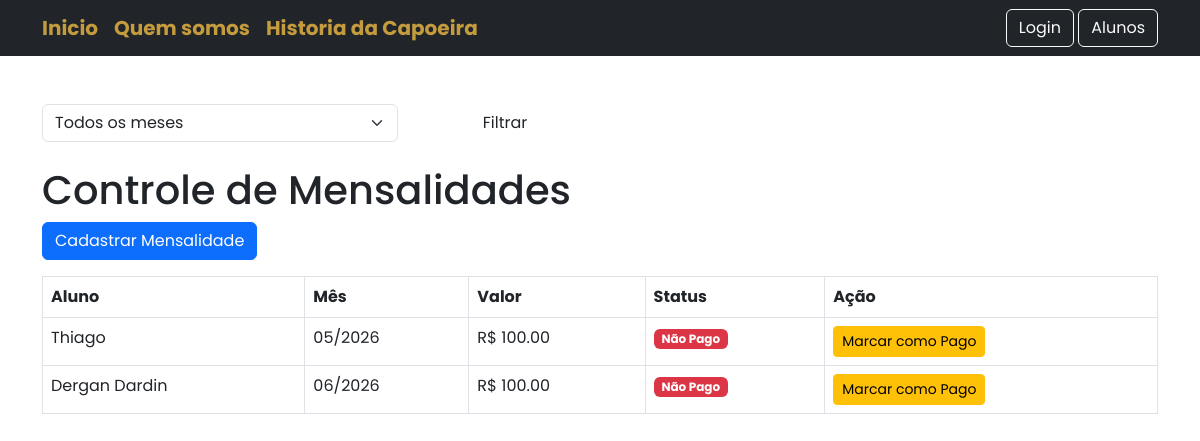
Page /mensalidades/ on the earlier database version.
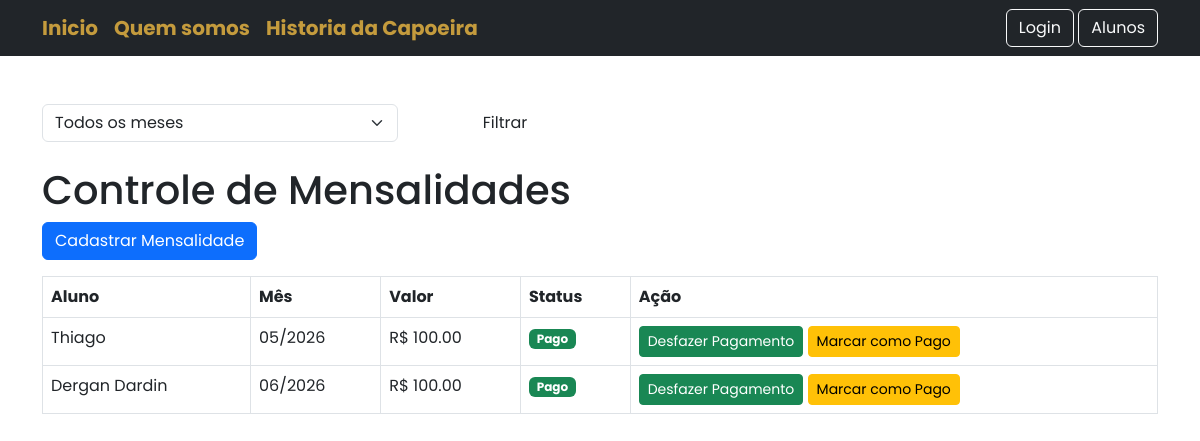
Same page on the later database version.
### app_management/models.py (models this page shows, shortened)
class Mensalidade(models.Model):
    STATUS_CHOICES = [
        ('PENDENTE', 'Não pago'),
        ('PAGO', 'Pago'),
    ]
    aluno = models.ForeignKey(Aluno, on_delete=models.CASCADE)
    valor = models.DecimalField(max_digits=8, decimal_places=2)
    mes_referencia = models.CharField(max_length=7)  # ex: 04/2026
    status = models.CharField(max_length=10, choices=STATUS_CHOICES, default='PENDENTE')
    data_pagamento = models.DateField(null=True, blank=True)
    observacao = models.TextField(blank=True, null=True)
    class Meta:
        unique_together = ['aluno', 'mes_referencia']

class Aluno(models.Model):
    nome = models.CharField(max_length=100)
    idade = models.IntegerField()
    telefone = models.CharField(max_length=20)
    data_cadastro = models.DateField(auto_now_add=True)

### app_management/views.py (the view)
def listar_mensalidades(request):
    total_alunos = Aluno.objects.count()
    total_pagas = Mensalidade.objects.filter(status='PAGO').count()
    total_pendentes = Mensalidade.objects.filter(status='PENDENTE').count()
    mensalidades = Mensalidade.objects.all()
    mes_filtro = request.GET.get('mes')
    total_recebido = Mensalidade.objects.filter(status='PAGO').aggregate(total=Sum('valor'))['total'] or 0
    total_pendente_valor = Mensalidade.objects.filter(status='PENDENTE').aggregate(total=Sum('valor'))['total'] or 0
    if mes_filtro:
        mensalidades = mensalidades.filter(mes_referencia=mes_filtro)
    mensalidades = mensalidades.order_by('mes_referencia')
    return render(request, 'mensalidades.html', {
        'mensalidades': mensalidades,
        'total_alunos': total_alunos,
        'total_pagas': total_pagas,
        'total_pendentes': total_pendentes,
        'total_recebido': total_recebido,
        'total_pendente_valor': total_pendente_valor,
        'mes_filtro': mes_filtro,
    })

### app_management/templates/mensalidades.html (shortened to what this page needs)
{% extends 'home.html' %}
{% block content %}
    <br>
    <form method="GET" class="mb-4">
    <div class="row">
        <div class="col-md-4">
            <select name="mes" class="form-select">
                <option value="">Todos os meses</option>
            </select>
        </div>
        <div class="col-md-2">
            <button type="submit" class="btn btn-custom w-100">
                Filtrar
            </button>
        </div>
    </div>
    </form>
    <h1>Controle de Mensalidades</h1>
    <a href="/cadastrar-mensalidade/" class="btn btn-primary mb-3">Cadastrar Mensalidade</a>
    <table class="table table-bordered">
        <tr>
            <th>Aluno</th>
            <th>Mês</th>
            <th>Valor</th>
            <th>Status</th>
            <th>Ação</th>
        </tr>
        {% for m in mensalidades %}
        <tr>
            <td>{{ m.aluno.nome }}</td>
            <td>{{ m.mes_referencia }}</td>
            <td>R$ {{ m.valor }}</td>
            <td>
                {% if m.status == 'PAGO' %}
                    <span class="badge bg-success">Pago</span>
                {% else %}
                    <span class="badge bg-danger">Não Pago</span>
                {% endif %}
            </td>
            <td>
                {% if m.status == 'PAGO' %}
                    <a href="{% url 'marcar_pendente' m.id %}" class="btn btn-success btn-sm">
                        Desfazer Pagamento
                    </a>
                {% endif %}
                    <a href="{% url 'marcar_pago' m.id %}" class="btn btn-warning btn-sm">
                        Marcar como Pago
                    </a>
            </td>
        </tr>
        {% endfor %}
    </table>
</body>
{% endblock %}

Differences in the rows shown:
changed Mensalidade "Thiago": status "Não Pago" → "Pago Desfazer Pagamento"
changed Mensalidade "Dergan Dardin": status "Não Pago" → "Pago Desfazer Pagamento"
